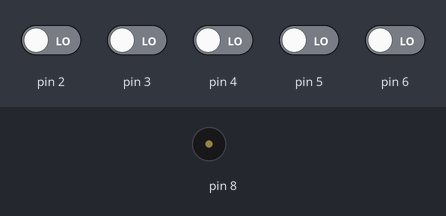
This sketch was run on a simulated Arduino Uno, built with avr-gcc and run on an emulated ATmega328P. On the bench: buzzer (waves = sounding). The inputs (shaded band) are chosen by the test bench; at power-on: pin 2–6 LOW.

Above: at 1.2 s.
1.3 s: pin 2 driven HIGH
At 1.8 s:
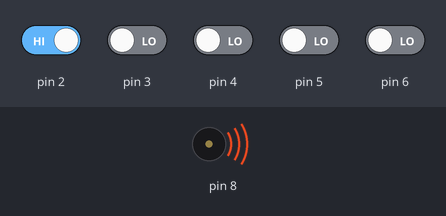
Timing chart, 0 to 4.3 s (numbered marks = the images above; inputs shaded):
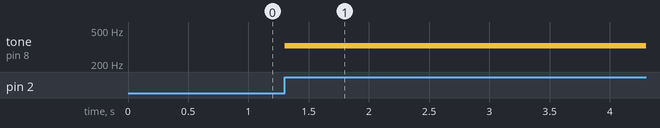

Measured:
- after the input at 1.3 s, tone on pin 8: silent → 329 Hz at once

The sketch:

piano.ino
```cpp
void setup() {

pinMode(2, INPUT);  // 디지털 2번핀을 입력모드로 설정.
pinMode(3, INPUT);
pinMode(4, INPUT);
pinMode(5, INPUT);
pinMode(6, INPUT);
pinMode(8, OUTPUT);  // 디지털 8번핀을 출력 모드로 설정
}


void loop() {

if (digitalRead(3) == HIGH)
 {    // 만약 3번핀에 HIGH신호가 입력되면
 tone (8, 361.6, 100);             // 3번핀에 주파수 신호 361.6을 출력
 }

else if (digitalRead(2) == HIGH) {
 tone (8, 329.6, 100);
}

else if (digitalRead(4) == HIGH)
 {   // 그게아니라 4번에 HIGH 신호가 입력되면
 tone (8, 393.7, 100);            // 3번핀에 주파수 신호 393.7을 출력
 }

else if (digitalRead(5) == HIGH)
{
 tone (8, 440, 100);}
 else if (digitalRead(6) == HIGH)
 {
 tone (8, 493.9, 100);}
}
```
